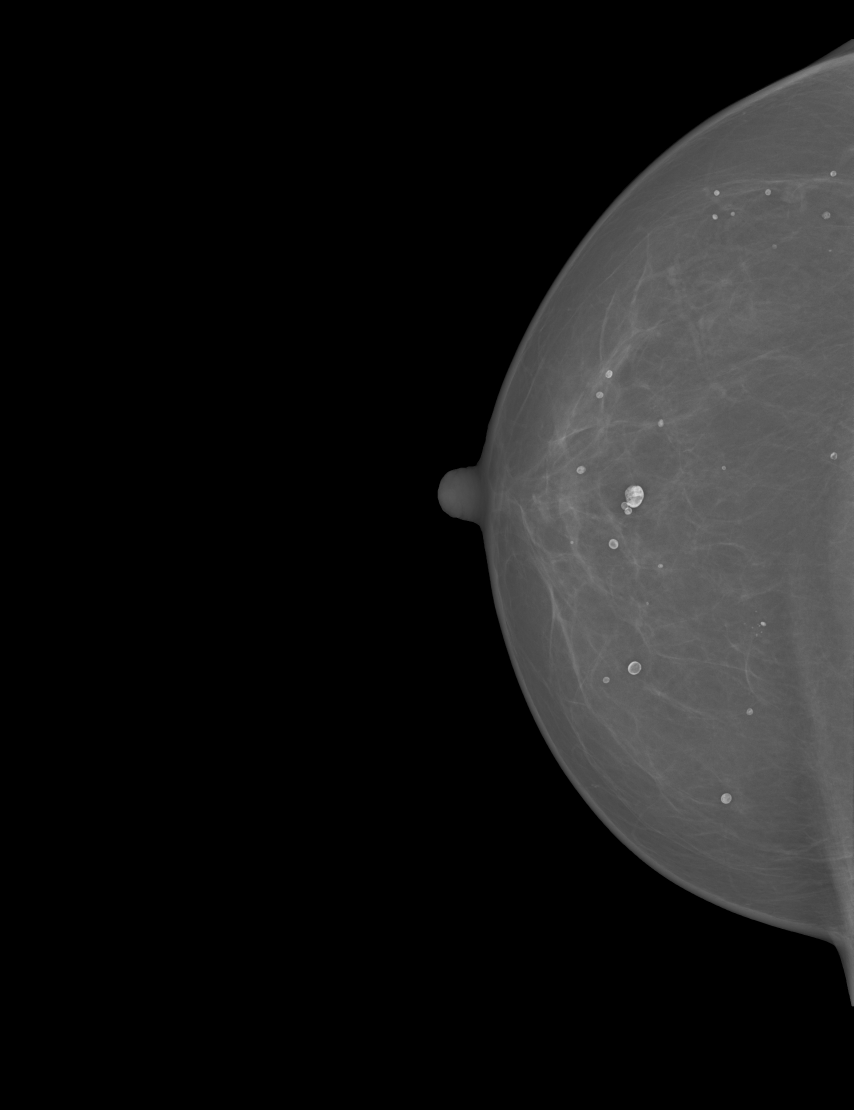
#> input picture immas/mammo3.tif, 2560 x 3328 px (shown at 1/3 size)
$ jupyter execute --allow-errors 'Marcio Testing.ipynb'   (shell and % lines are left out)
#> lines starting #> are read from the running program, lines starting #| are printed output that depends on the picture
### immas/preprocessing.py
import numpy as np
import cv2
import math
import pywt
from scipy.ndimage.filters import median_filter


# [76 lines left out: functions resize, open, close, erode, dilate, not called in this run]


def clahe (image, clip=12.0, grid=8):

    '''
    Applies Limited Adaptive Histogram Equalization (CLAHE) to an image.
    Local details are enhanced even in regions that are darker or lighter than most of the image.

    Args:
        img (uint16): image file.
        clip (float): contrast limit (default = 12.0). The pixels above are clipped and distributed uniformly to other bins before applying histogram equalization.
        grid (tuple): size of the block (default = (8,8)) of the image where histogram equalization is going to be performed.

    Returns:
         image obtained after CLAHE application.
    '''
    myclahe = cv2.createCLAHE(clipLimit=clip, tileGridSize=(grid,grid))
    return myclahe.apply(image)


# [91 lines left out: functions waveletTransform, morphoEnhancement, fullPreprocessing, not called in this run]

### immas/Marcio Testing.ipynb
[cell 1]
import preprocessing
import cv2
import matplotlib.pyplot as plt
import time
import numpy


img_ori = cv2.imread('mammo3.tif',0)
#> img_ori is the input picture: shape (3328, 2560); min 0, max 228, mean 24.4
#> (the rest of this cell did not finish here and is left out)

#cv2.imwrite('ss.jpg',img)
plt.figure(figsize=(8,8))
plt.imshow(img_ori, cmap='gray')
plt.figure(figsize=(8,8))
plt.imshow(img_clahe, cmap='gray')

[cell 2]
# Morphological reconstruction

marker = cv2.morphologyEx(img_ori, cv2.MORPH_OPEN, cv2.getStructuringElement(cv2.MORPH_ELLIPSE, (80,80)))
plt.figure(figsize=(8,8))
plt.imshow(marker, cmap='gray')

[cell 3]
marker_prev = 0
it = 0
while cv2.countNonZero(marker - marker_prev) > 0:
    marker_prev = marker.copy()
    start = time.time()
    # geodesic dilation
    marker = cv2.morphologyEx(marker, cv2.MORPH_DILATE, cv2.getStructuringElement(cv2.MORPH_ELLIPSE, (5,5)))
    marker = cv2.min(marker, img_ori)
    it = it + 1
#> after the loop, it = 1232

print(time.time()-start)

[cell 4]
plt.figure(figsize=(8,8))
plt.imshow(marker, cmap='gray')
print (it)
#| 1232

plt.figure(figsize=(8,8))
plt.imshow(img_ori - marker, cmap='gray')

plt.figure(figsize=(8,8))
plt.imshow(img_ori, cmap='gray')
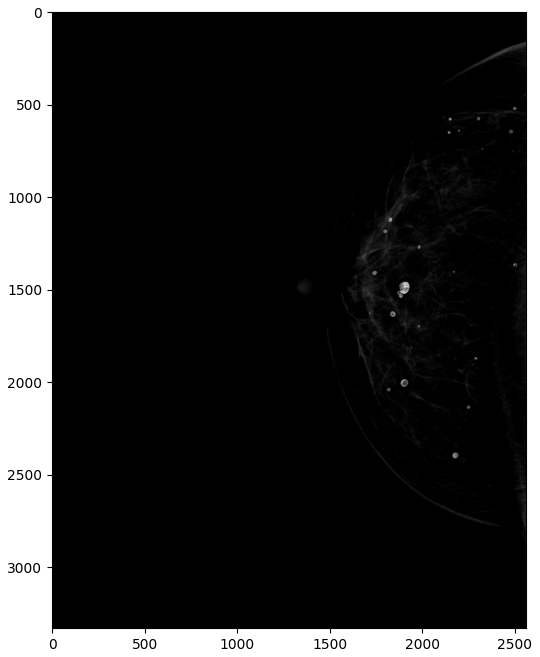
#> figure drawn by matplotlib, 1 panel

[cell 5]
bins, bins_c = numpy.histogram(img_ori, 256)
#> bins = 256 values, max 6268950 at index 0, min 0 at index 1, mean 33280; bins_c = 257 values from 0 to 228
plt.figure()
plt.plot(bins)

bins, bins_c = numpy.histogram(marker, 256)
#> bins_c = 257 values from 0 to 96
plt.figure()
plt.plot(bins)
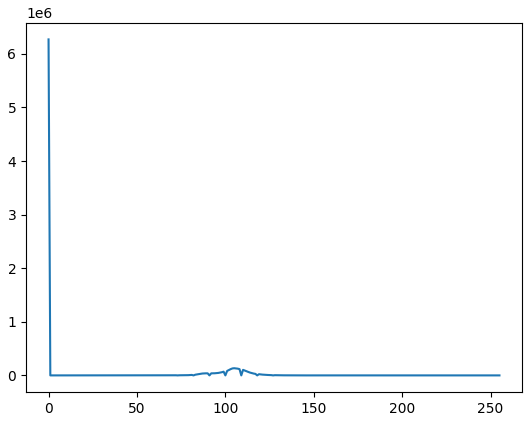
#> figure drawn by matplotlib, 1 panel; curve peaks at x = 0, y = 6268950
#> figure, not shown here; curve peaks at x = 0, y = 6268950

#> (a cell that did not finish here is left out)
